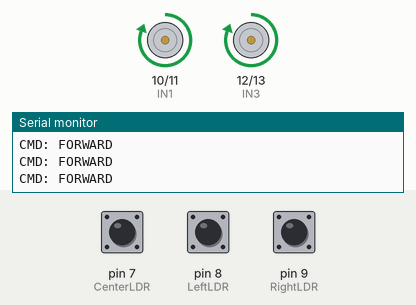
Simulated run of this sketch. Board: Arduino Uno, built with avr-gcc and run on an emulated ATmega328P. Shown: motor-driver pin pairs drawn as motors (green arrow = first pin HIGH = forward, orange = second pin HIGH = backward, longer = more drive), the last lines printed to the serial monitor. Inputs (shaded band) come from the test bench; at power-on: pin 7 (CenterLDR) LOW, pin 8 (LeftLDR) LOW, pin 9 (RightLDR) LOW.

Above: at 2.2 s.
2.3 s: pin 7 (CenterLDR) driven HIGH
At 2.6 s:
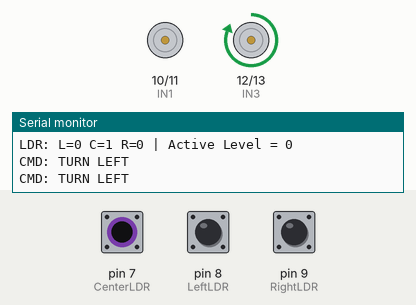
3.8 s: pin 8 (LeftLDR) pulled HIGH for 0.15 s
At 3.91 s:
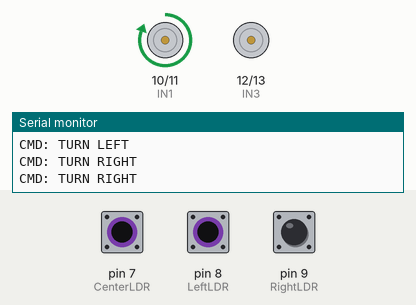
5.4 s: pin 8 (LeftLDR) pulled HIGH for 1 s
At 7.1 s:
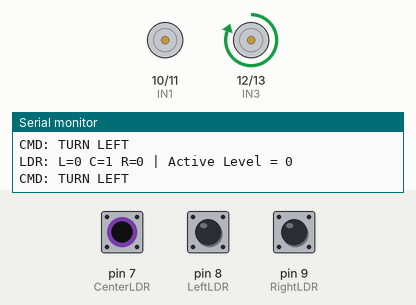
9.4 s: pin 8 (LeftLDR) pulled HIGH for 3.2 s
At 9.9 s:
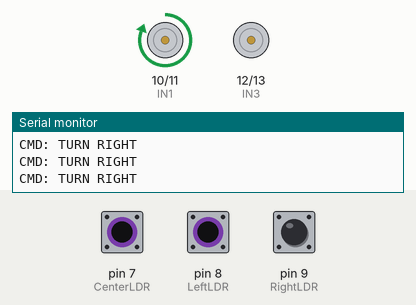
14.1 s: pin 7 (CenterLDR) driven LOW
At 14.4 s:
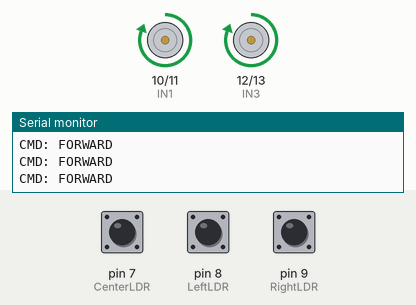
15.6 s: pin 7 (CenterLDR) pulsed HIGH 2 times (0.12 s each, 0.3 s apart)
At 15.68 s:
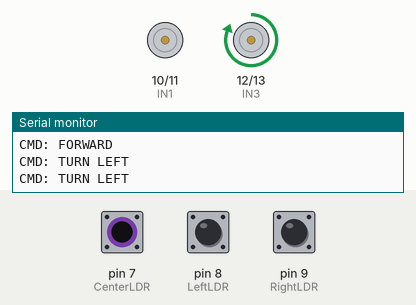
Timing chart, 0 to 18.6 s (numbered marks = the images above; inputs shaded):
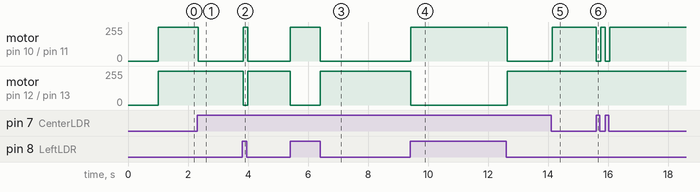

Measured:
- after the input at 2.3 s, motor on pin 10 (IN1) / pin 11 (IN2): forward 255/255 → stopped at once
- after the input at 3.8 s, motor on pin 10 (IN1) / pin 11 (IN2): stopped → forward 255/255 at once, → stopped 0.15 s later; motor on pin 12 (IN3) / pin 13 (IN4): forward 255/255 → stopped at once, → forward 255/255 0.15 s later
- after the input at 5.4 s, motor on pin 10 (IN1) / pin 11 (IN2): stopped → forward 255/255 at once, → stopped 1.0 s later; motor on pin 12 (IN3) / pin 13 (IN4): forward 255/255 → stopped at once, → forward 255/255 1.0 s later
- after the input at 9.4 s, motor on pin 10 (IN1) / pin 11 (IN2): stopped → forward 255/255 at once, → stopped 3.2 s later; motor on pin 12 (IN3) / pin 13 (IN4): forward 255/255 → stopped at once, → forward 255/255 3.2 s later
- after the input at 14.1 s, motor on pin 10 (IN1) / pin 11 (IN2): stopped → forward 255/255 after 0.05 s
- after the input at 15.6 s, motor on pin 10 (IN1) / pin 11 (IN2): alternates forward 255/255 for 0.15 s and stopped for 0.15 s, 4 changes in all, then stays forward 255/255, starting at once

The sketch:

Light_Following_Robot__LDR_.ino
```cpp
// ==================== Pin Definitions ====================
#define LeftLDR 8
#define CenterLDR 7
#define RightLDR 9

#define IN1 10 // Left Motor (+)
#define IN2 11 // Left Motor (-)
#define IN3 12 // Right Motor (+)
#define IN4 13 // Right Motor (-)

// ==================== Sensor Active Level ====================
#define LIGHT_ACTIVE_STATE LOW // Change to HIGH if needed

// ==================== Setup ====================
void setup() {
  Serial.begin(9600);

  pinMode(LeftLDR, INPUT);
  pinMode(CenterLDR, INPUT);
  pinMode(RightLDR, INPUT);

  pinMode(IN1, OUTPUT);
  pinMode(IN2, OUTPUT);
  pinMode(IN3, OUTPUT);
  pinMode(IN4, OUTPUT);

  motorStop();
  delay(1000);

  Serial.println("Robot Ready - Test each sensor with torch");
}

// ==================== Motor Control Functions ====================
void motorForward() {
  digitalWrite(IN1, HIGH);
  digitalWrite(IN2, LOW);
  digitalWrite(IN3, HIGH);
  digitalWrite(IN4, LOW);
  Serial.println("CMD: FORWARD");
}

void turnLeft() {
  digitalWrite(IN1, LOW);
  digitalWrite(IN2, LOW);
  digitalWrite(IN3, HIGH);
  digitalWrite(IN4, LOW);
  Serial.println("CMD: TURN LEFT");
}

void turnRight() {
  digitalWrite(IN1, HIGH);
  digitalWrite(IN2, LOW);
  digitalWrite(IN3, LOW);
  digitalWrite(IN4, LOW);
  Serial.println("CMD: TURN RIGHT");
}

void motorStop() {
  digitalWrite(IN1, LOW);
  digitalWrite(IN2, LOW);
  digitalWrite(IN3, LOW);
  digitalWrite(IN4, LOW);
  Serial.println("CMD: STOP");
}

// ==================== Debug Function ====================
void printSensorStatus() {
  static unsigned long lastPrint = 0;

  if (millis() - lastPrint > 300) {
    int l = digitalRead(LeftLDR);
    int c = digitalRead(CenterLDR);
    int r = digitalRead(RightLDR);

    Serial.print("LDR: L=");
    Serial.print(l);
    Serial.print(" C=");
    Serial.print(c);
    Serial.print(" R=");
    Serial.print(r);
    Serial.print(" | Active Level = ");
    Serial.println(LIGHT_ACTIVE_STATE);

    lastPrint = millis();
  }
}

// ==================== Main Loop ====================
void loop() {
  bool leftActive = (digitalRead(LeftLDR) == LIGHT_ACTIVE_STATE);
  bool centerActive = (digitalRead(CenterLDR) == LIGHT_ACTIVE_STATE);
  bool rightActive = (digitalRead(RightLDR) == LIGHT_ACTIVE_STATE);

  printSensorStatus();

  if (centerActive) {
    motorForward();
  }
  else if (leftActive) {
    turnLeft();
  }
  else if (rightActive) {
    turnRight();
  }
  else {
    motorStop();
  }

  delay(50);
}
```
